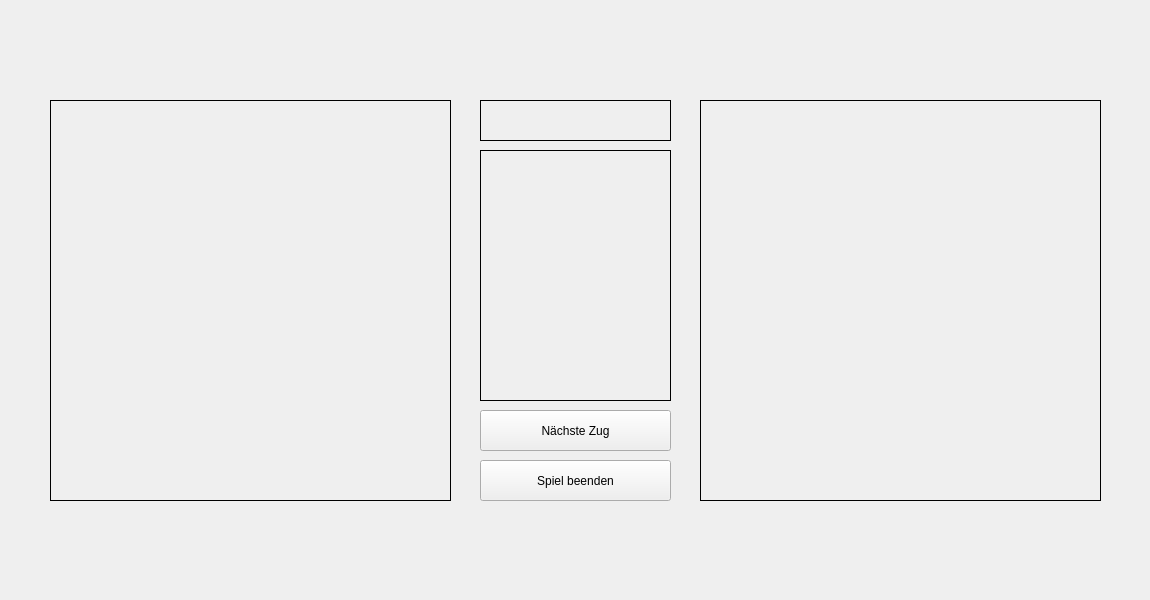
<?xml version="1.0" encoding="UTF-8"?>
<ui version="4.0">
 <class>GameWindow</class>
 <widget class="QDialog" name="GameWindow">
  <property name="geometry">
   <rect>
    <x>0</x>
    <y>0</y>
    <width>1150</width>
    <height>600</height>
   </rect>
  </property>
  <property name="windowTitle">
   <string>BattleShips</string>
  </property>
  <widget class="QLabel" name="Field1">
   <property name="geometry">
    <rect>
     <x>50</x>
     <y>100</y>
     <width>401</width>
     <height>401</height>
    </rect>
   </property>
   <property name="frameShape">
    <enum>QFrame::Box</enum>
   </property>
   <property name="text">
    <string/>
   </property>
  </widget>
  <widget class="QLabel" name="Field2">
   <property name="geometry">
    <rect>
     <x>700</x>
     <y>100</y>
     <width>401</width>
     <height>401</height>
    </rect>
   </property>
   <property name="frameShape">
    <enum>QFrame::Box</enum>
   </property>
   <property name="text">
    <string/>
   </property>
  </widget>
  <widget class="QPushButton" name="ButtonEnd">
   <property name="geometry">
    <rect>
     <x>480</x>
     <y>460</y>
     <width>191</width>
     <height>41</height>
    </rect>
   </property>
   <property name="focusPolicy">
    <enum>Qt::NoFocus</enum>
   </property>
   <property name="text">
    <string>Spiel beenden</string>
   </property>
  </widget>
  <widget class="QPushButton" name="ButtonNext">
   <property name="geometry">
    <rect>
     <x>480</x>
     <y>410</y>
     <width>191</width>
     <height>41</height>
    </rect>
   </property>
   <property name="focusPolicy">
    <enum>Qt::NoFocus</enum>
   </property>
   <property name="text">
    <string>Nächste Zug</string>
   </property>
  </widget>
  <widget class="QLabel" name="label">
   <property name="geometry">
    <rect>
     <x>480</x>
     <y>150</y>
     <width>191</width>
     <height>251</height>
    </rect>
   </property>
   <property name="frameShape">
    <enum>QFrame::Box</enum>
   </property>
   <property name="text">
    <string/>
   </property>
  </widget>
  <widget class="QLabel" name="label_2">
   <property name="geometry">
    <rect>
     <x>480</x>
     <y>100</y>
     <width>191</width>
     <height>41</height>
    </rect>
   </property>
   <property name="frameShape">
    <enum>QFrame::Box</enum>
   </property>
   <property name="text">
    <string/>
   </property>
  </widget>
  <widget class="QWidget" name="gridLayoutWidget">
   <property name="geometry">
    <rect>
     <x>50</x>
     <y>100</y>
     <width>401</width>
     <height>401</height>
    </rect>
   </property>
   <layout class="QGridLayout" name="field1" rowstretch="0" columnstretch="0" rowminimumheight="0">
    <property name="sizeConstraint">
     <enum>QLayout::SetDefaultConstraint</enum>
    </property>
    <property name="leftMargin">
     <number>0</number>
    </property>
    <property name="topMargin">
     <number>0</number>
    </property>
    <property name="bottomMargin">
     <number>0</number>
    </property>
    <property name="spacing">
     <number>0</number>
    </property>
   </layout>
  </widget>
  <widget class="QWidget" name="gridLayoutWidget_2">
   <property name="geometry">
    <rect>
     <x>700</x>
     <y>100</y>
     <width>401</width>
     <height>401</height>
    </rect>
   </property>
   <layout class="QGridLayout" name="field2">
    <property name="spacing">
     <number>0</number>
    </property>
   </layout>
  </widget>
  <widget class="QWidget" name="gridLayoutWidget_3">
   <property name="geometry">
    <rect>
     <x>479</x>
     <y>100</y>
     <width>191</width>
     <height>41</height>
    </rect>
   </property>
   <layout class="QGridLayout" name="whichTurn"/>
  </widget>
  <widget class="QWidget" name="gridLayoutWidget_4">
   <property name="geometry">
    <rect>
     <x>480</x>
     <y>189</y>
     <width>191</width>
     <height>211</height>
    </rect>
   </property>
   <layout class="QGridLayout" name="statusLog"/>
  </widget>
  <widget class="QWidget" name="gridLayoutWidget_5">
   <property name="geometry">
    <rect>
     <x>480</x>
     <y>150</y>
     <width>191</width>
     <height>41</height>
    </rect>
   </property>
   <layout class="QGridLayout" name="whichPhase"/>
  </widget>
  <widget class="QWidget" name="gridLayoutWidget_6">
   <property name="geometry">
    <rect>
     <x>169</x>
     <y>40</y>
     <width>161</width>
     <height>41</height>
    </rect>
   </property>
   <layout class="QGridLayout" name="randPlaceBtn1"/>
  </widget>
  <widget class="QWidget" name="gridLayoutWidget_7">
   <property name="geometry">
    <rect>
     <x>820</x>
     <y>40</y>
     <width>160</width>
     <height>41</height>
    </rect>
   </property>
   <layout class="QGridLayout" name="randPlaceBtn2"/>
  </widget>
 </widget>
 <resources/>
 <connections/>
</ui>
